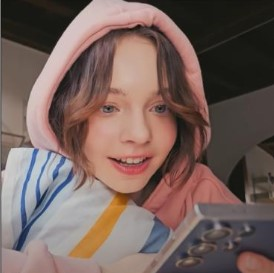
#> input picture VincentiusA.F.Antu_1102213060/Bagian 3/Nomor 1/emma.jpg, 274 x 273 px
$ python jawaban.py
#> lines starting #> are read from the running program, lines starting #| are printed output that depends on the picture
import cv2

emma_path = 'emma.jpg'
emma_read = cv2.imread(emma_path)
#> emma_read is the input picture: shape (273, 274, 3); mean B, G, R 92.1, 97.5, 118

emma_flip_vertical = cv2.flip(emma_read, 0)
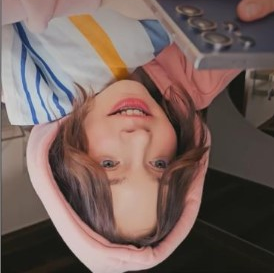
#> emma_flip_vertical: shape (273, 274, 3); mean B, G, R 92.1, 97.5, 118
emma_flip_horizontal = cv2.flip(emma_read, 1)
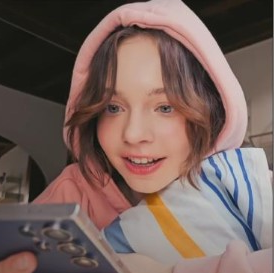
#> emma_flip_horizontal: shape (273, 274, 3); mean B, G, R 92.1, 97.5, 118
emma_transpose = cv2.rotate(emma_flip_horizontal, cv2.ROTATE_90_COUNTERCLOCKWISE)
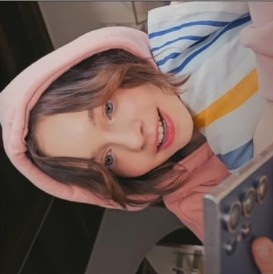
#> emma_transpose: shape (274, 273, 3); mean B, G, R 92.1, 97.5, 118

cv2.imwrite("emma_flip_vertikal.jpg", emma_flip_vertical)
cv2.imwrite("emma_flip_horizontal.jpg", emma_flip_horizontal)
cv2.imwrite("emma_transpose.jpg", emma_transpose)
